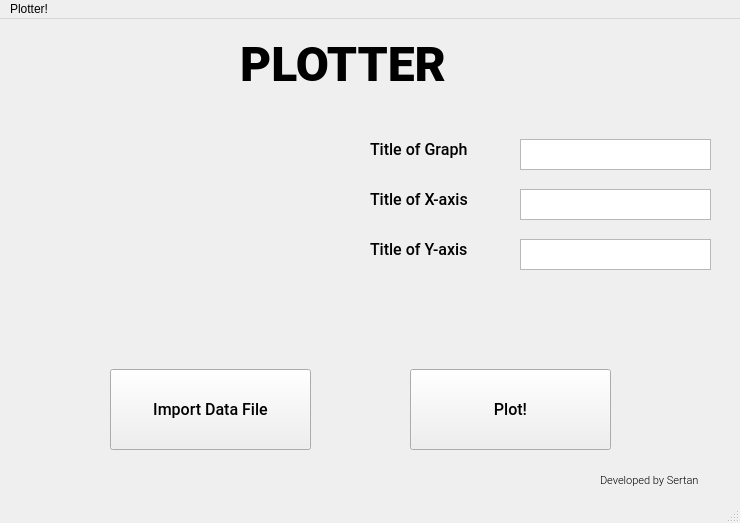
<?xml version="1.0" encoding="UTF-8"?>
<ui version="4.0">
 <class>MainWindow</class>
 <widget class="QMainWindow" name="MainWindow">
  <property name="geometry">
   <rect>
    <x>0</x>
    <y>0</y>
    <width>740</width>
    <height>523</height>
   </rect>
  </property>
  <property name="windowTitle">
   <string>MainWindow</string>
  </property>
  <widget class="QWidget" name="centralwidget">
   <widget class="QPushButton" name="actionplot">
    <property name="geometry">
     <rect>
      <x>410</x>
      <y>350</y>
      <width>201</width>
      <height>81</height>
     </rect>
    </property>
    <property name="font">
     <font>
      <family>Roboto Medium</family>
      <pointsize>12</pointsize>
     </font>
    </property>
    <property name="text">
     <string>Plot!</string>
    </property>
   </widget>
   <widget class="QLabel" name="titleofgraph">
    <property name="geometry">
     <rect>
      <x>370</x>
      <y>110</y>
      <width>141</width>
      <height>41</height>
     </rect>
    </property>
    <property name="font">
     <font>
      <family>Roboto Medium</family>
      <pointsize>12</pointsize>
     </font>
    </property>
    <property name="acceptDrops">
     <bool>false</bool>
    </property>
    <property name="text">
     <string>Title of Graph</string>
    </property>
   </widget>
   <widget class="QLabel" name="titleofxaxis">
    <property name="geometry">
     <rect>
      <x>370</x>
      <y>160</y>
      <width>141</width>
      <height>41</height>
     </rect>
    </property>
    <property name="font">
     <font>
      <family>Roboto Medium</family>
      <pointsize>12</pointsize>
     </font>
    </property>
    <property name="acceptDrops">
     <bool>false</bool>
    </property>
    <property name="text">
     <string>Title of X-axis</string>
    </property>
   </widget>
   <widget class="QLabel" name="titleofyaxis">
    <property name="geometry">
     <rect>
      <x>370</x>
      <y>210</y>
      <width>141</width>
      <height>41</height>
     </rect>
    </property>
    <property name="font">
     <font>
      <family>Roboto Medium</family>
      <pointsize>12</pointsize>
     </font>
    </property>
    <property name="acceptDrops">
     <bool>false</bool>
    </property>
    <property name="text">
     <string>Title of Y-axis</string>
    </property>
   </widget>
   <widget class="QPlainTextEdit" name="actiontitle">
    <property name="geometry">
     <rect>
      <x>520</x>
      <y>120</y>
      <width>191</width>
      <height>31</height>
     </rect>
    </property>
   </widget>
   <widget class="QPlainTextEdit" name="actionxtitle">
    <property name="geometry">
     <rect>
      <x>520</x>
      <y>170</y>
      <width>191</width>
      <height>31</height>
     </rect>
    </property>
   </widget>
   <widget class="QPlainTextEdit" name="actionytitle">
    <property name="geometry">
     <rect>
      <x>520</x>
      <y>220</y>
      <width>191</width>
      <height>31</height>
     </rect>
    </property>
   </widget>
   <widget class="QLabel" name="actionpic">
    <property name="geometry">
     <rect>
      <x>20</x>
      <y>90</y>
      <width>331</width>
      <height>201</height>
     </rect>
    </property>
    <property name="text">
     <string/>
    </property>
    <property name="pixmap">
     <pixmap>graph.png</pixmap>
    </property>
    <property name="scaledContents">
     <bool>true</bool>
    </property>
   </widget>
   <widget class="QPushButton" name="actionimport">
    <property name="geometry">
     <rect>
      <x>110</x>
      <y>350</y>
      <width>201</width>
      <height>81</height>
     </rect>
    </property>
    <property name="font">
     <font>
      <family>Roboto Medium</family>
      <pointsize>12</pointsize>
     </font>
    </property>
    <property name="text">
     <string>Import Data File</string>
    </property>
   </widget>
   <widget class="QLabel" name="maintitle">
    <property name="geometry">
     <rect>
      <x>240</x>
      <y>20</y>
      <width>281</width>
      <height>51</height>
     </rect>
    </property>
    <property name="font">
     <font>
      <family>Roboto Black</family>
      <pointsize>36</pointsize>
      <weight>75</weight>
      <bold>true</bold>
     </font>
    </property>
    <property name="text">
     <string>PLOTTER</string>
    </property>
   </widget>
   <widget class="QLabel" name="developedbysertan">
    <property name="geometry">
     <rect>
      <x>600</x>
      <y>450</y>
      <width>131</width>
      <height>21</height>
     </rect>
    </property>
    <property name="font">
     <font>
      <family>Roboto Light</family>
      <pointsize>8</pointsize>
     </font>
    </property>
    <property name="acceptDrops">
     <bool>false</bool>
    </property>
    <property name="text">
     <string>Developed by Sertan</string>
    </property>
   </widget>
  </widget>
  <widget class="QMenuBar" name="menubar">
   <property name="geometry">
    <rect>
     <x>0</x>
     <y>0</y>
     <width>740</width>
     <height>26</height>
    </rect>
   </property>
   <widget class="QMenu" name="menuPlotter">
    <property name="title">
     <string>Plotter!</string>
    </property>
    <addaction name="actionHelp"/>
    <addaction name="actionExit"/>
   </widget>
   <addaction name="menuPlotter"/>
  </widget>
  <widget class="QStatusBar" name="statusbar"/>
  <action name="actionHelp">
   <property name="text">
    <string>Help!</string>
   </property>
   <property name="statusTip">
    <string>See the prerequests!</string>
   </property>
   <property name="shortcut">
    <string>Ctrl+H</string>
   </property>
  </action>
  <action name="actionExit">
   <property name="text">
    <string>Exit</string>
   </property>
   <property name="shortcut">
    <string>Ctrl+E</string>
   </property>
  </action>
 </widget>
 <resources/>
 <connections/>
</ui>
